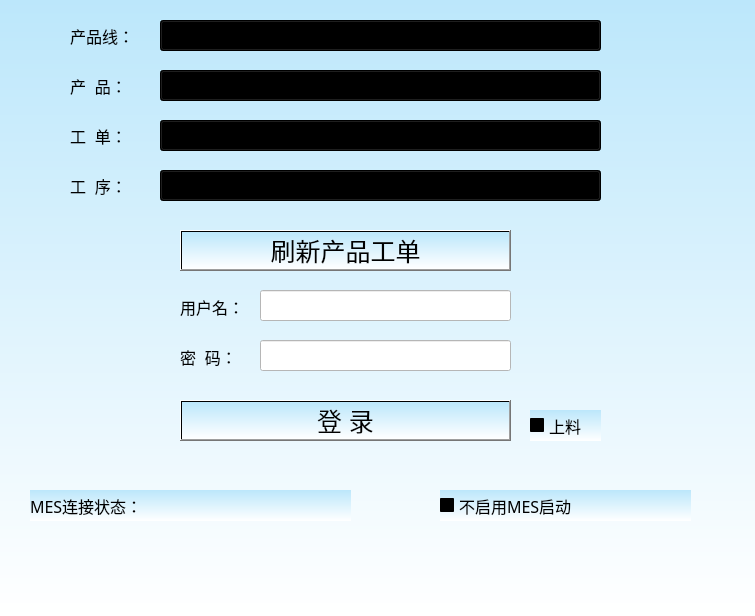
<?xml version="1.0" encoding="UTF-8"?>
<ui version="4.0">
 <class>WidgetMesLogin</class>
 <widget class="QWidget" name="WidgetMesLogin">
  <property name="geometry">
   <rect>
    <x>0</x>
    <y>0</y>
    <width>755</width>
    <height>616</height>
   </rect>
  </property>
  <property name="windowTitle">
   <string>Form</string>
  </property>
  <property name="styleSheet">
   <string notr="true">
background-color: qlineargradient(spread:pad, x1:0.5, y1:0, x2:0.5, y2:1, stop:0 rgba(188, 231, 251, 255), stop:1 rgba(255, 255, 255, 255))</string>
  </property>
  <widget class="QComboBox" name="comboBox_pdList">
   <property name="geometry">
    <rect>
     <x>160</x>
     <y>70</y>
     <width>441</width>
     <height>31</height>
    </rect>
   </property>
   <property name="font">
    <font>
     <pointsize>10</pointsize>
    </font>
   </property>
   <property name="styleSheet">
    <string notr="true"/>
   </property>
  </widget>
  <widget class="QLabel" name="label_6">
   <property name="geometry">
    <rect>
     <x>180</x>
     <y>341</y>
     <width>81</width>
     <height>31</height>
    </rect>
   </property>
   <property name="font">
    <font>
     <pointsize>12</pointsize>
    </font>
   </property>
   <property name="styleSheet">
    <string notr="true">background:transparent;</string>
   </property>
   <property name="text">
    <string>密  码：</string>
   </property>
  </widget>
  <widget class="QLabel" name="label_5">
   <property name="geometry">
    <rect>
     <x>180</x>
     <y>291</y>
     <width>81</width>
     <height>31</height>
    </rect>
   </property>
   <property name="font">
    <font>
     <pointsize>12</pointsize>
    </font>
   </property>
   <property name="styleSheet">
    <string notr="true">background:transparent;</string>
   </property>
   <property name="text">
    <string>用户名：</string>
   </property>
  </widget>
  <widget class="QLabel" name="label_4">
   <property name="geometry">
    <rect>
     <x>70</x>
     <y>170</y>
     <width>71</width>
     <height>31</height>
    </rect>
   </property>
   <property name="font">
    <font>
     <pointsize>12</pointsize>
    </font>
   </property>
   <property name="styleSheet">
    <string notr="true">background:transparent;</string>
   </property>
   <property name="text">
    <string>工  序：</string>
   </property>
  </widget>
  <widget class="QComboBox" name="comboBox_workProcess">
   <property name="geometry">
    <rect>
     <x>160</x>
     <y>170</y>
     <width>441</width>
     <height>31</height>
    </rect>
   </property>
   <property name="font">
    <font>
     <pointsize>10</pointsize>
    </font>
   </property>
   <property name="styleSheet">
    <string notr="true"/>
   </property>
  </widget>
  <widget class="QLineEdit" name="lineEdit_user">
   <property name="geometry">
    <rect>
     <x>260</x>
     <y>290</y>
     <width>251</width>
     <height>31</height>
    </rect>
   </property>
   <property name="styleSheet">
    <string notr="true">background-color: rgb(255, 255, 255);</string>
   </property>
  </widget>
  <widget class="QLabel" name="label">
   <property name="geometry">
    <rect>
     <x>70</x>
     <y>20</y>
     <width>81</width>
     <height>31</height>
    </rect>
   </property>
   <property name="font">
    <font>
     <pointsize>12</pointsize>
    </font>
   </property>
   <property name="styleSheet">
    <string notr="true">background:transparent;</string>
   </property>
   <property name="text">
    <string>产品线：</string>
   </property>
  </widget>
  <widget class="QComboBox" name="comboBox_pdLineList">
   <property name="geometry">
    <rect>
     <x>160</x>
     <y>20</y>
     <width>441</width>
     <height>31</height>
    </rect>
   </property>
   <property name="font">
    <font>
     <pointsize>10</pointsize>
    </font>
   </property>
   <property name="styleSheet">
    <string notr="true"/>
   </property>
  </widget>
  <widget class="QComboBox" name="comboBox_workOrderList">
   <property name="geometry">
    <rect>
     <x>160</x>
     <y>120</y>
     <width>441</width>
     <height>31</height>
    </rect>
   </property>
   <property name="font">
    <font>
     <pointsize>10</pointsize>
    </font>
   </property>
   <property name="styleSheet">
    <string notr="true"/>
   </property>
  </widget>
  <widget class="QLabel" name="label_3">
   <property name="geometry">
    <rect>
     <x>70</x>
     <y>120</y>
     <width>81</width>
     <height>31</height>
    </rect>
   </property>
   <property name="font">
    <font>
     <pointsize>12</pointsize>
    </font>
   </property>
   <property name="styleSheet">
    <string notr="true">background:transparent;</string>
   </property>
   <property name="text">
    <string>工  单：</string>
   </property>
  </widget>
  <widget class="QCheckBox" name="checkBox_NoMes">
   <property name="geometry">
    <rect>
     <x>440</x>
     <y>490</y>
     <width>251</width>
     <height>31</height>
    </rect>
   </property>
   <property name="font">
    <font>
     <family>Agency FB</family>
     <pointsize>12</pointsize>
    </font>
   </property>
   <property name="text">
    <string>不启用MES启动</string>
   </property>
  </widget>
  <widget class="QLabel" name="label_2">
   <property name="geometry">
    <rect>
     <x>70</x>
     <y>70</y>
     <width>71</width>
     <height>31</height>
    </rect>
   </property>
   <property name="font">
    <font>
     <pointsize>12</pointsize>
    </font>
   </property>
   <property name="styleSheet">
    <string notr="true">background:transparent;</string>
   </property>
   <property name="text">
    <string>产  品：</string>
   </property>
  </widget>
  <widget class="QPushButton" name="pushButton_login">
   <property name="geometry">
    <rect>
     <x>180</x>
     <y>400</y>
     <width>331</width>
     <height>41</height>
    </rect>
   </property>
   <property name="font">
    <font>
     <pointsize>19</pointsize>
    </font>
   </property>
   <property name="text">
    <string>登 录</string>
   </property>
  </widget>
  <widget class="QWidget" name="layoutWidget">
   <property name="geometry">
    <rect>
     <x>30</x>
     <y>490</y>
     <width>321</width>
     <height>31</height>
    </rect>
   </property>
   <layout class="QHBoxLayout" name="horizontalLayout" stretch="0,1">
    <item>
     <widget class="QLabel" name="label_8">
      <property name="font">
       <font>
        <family>Agency FB</family>
        <pointsize>12</pointsize>
       </font>
      </property>
      <property name="text">
       <string>MES连接状态：</string>
      </property>
     </widget>
    </item>
    <item>
     <widget class="QLabel" name="label_heartMsg">
      <property name="text">
       <string/>
      </property>
     </widget>
    </item>
   </layout>
  </widget>
  <widget class="QLineEdit" name="lineEdit_passwd">
   <property name="geometry">
    <rect>
     <x>260</x>
     <y>340</y>
     <width>251</width>
     <height>31</height>
    </rect>
   </property>
   <property name="styleSheet">
    <string notr="true">background-color: rgb(255, 255, 255);</string>
   </property>
   <property name="text">
    <string/>
   </property>
   <property name="echoMode">
    <enum>QLineEdit::Password</enum>
   </property>
  </widget>
  <widget class="QPushButton" name="btn_UpdateList">
   <property name="geometry">
    <rect>
     <x>180</x>
     <y>230</y>
     <width>331</width>
     <height>41</height>
    </rect>
   </property>
   <property name="font">
    <font>
     <pointsize>19</pointsize>
    </font>
   </property>
   <property name="text">
    <string>刷新产品工单</string>
   </property>
  </widget>
  <widget class="QCheckBox" name="checkBox_Load">
   <property name="geometry">
    <rect>
     <x>530</x>
     <y>410</y>
     <width>71</width>
     <height>31</height>
    </rect>
   </property>
   <property name="font">
    <font>
     <family>Agency FB</family>
     <pointsize>12</pointsize>
    </font>
   </property>
   <property name="text">
    <string>上料</string>
   </property>
  </widget>
 </widget>
 <resources/>
 <connections/>
</ui>
